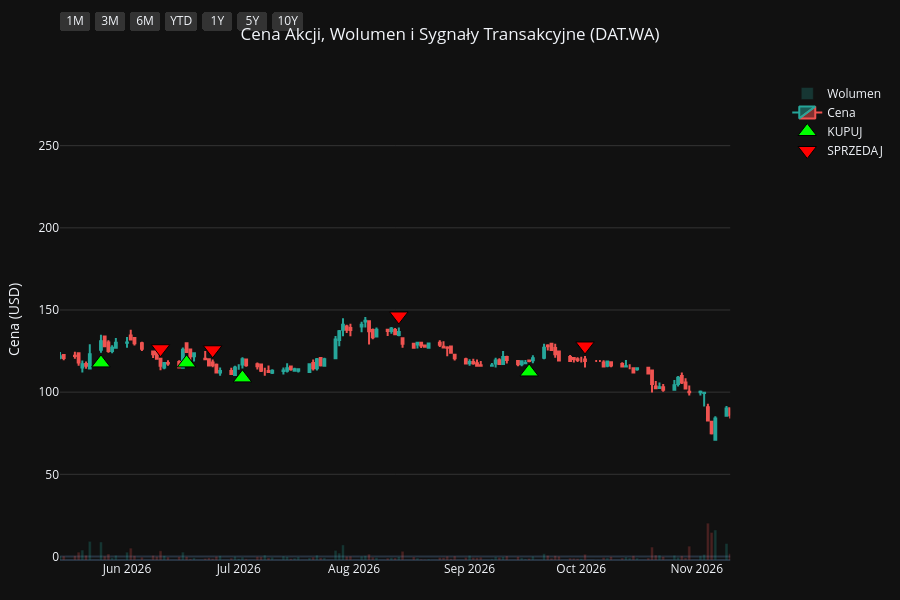
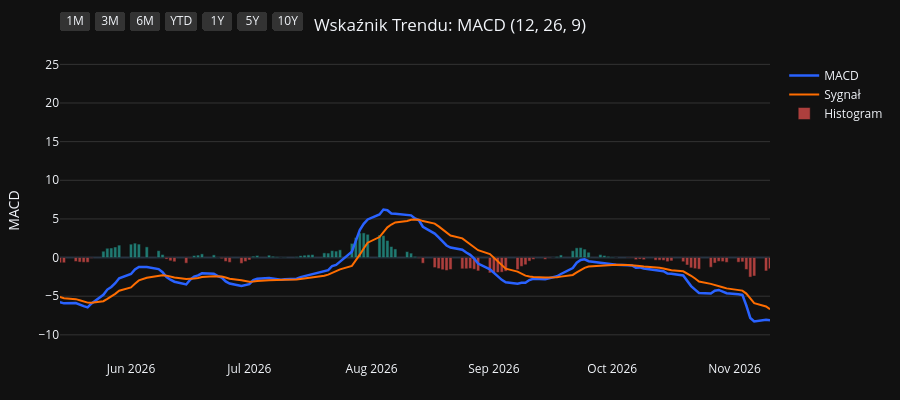
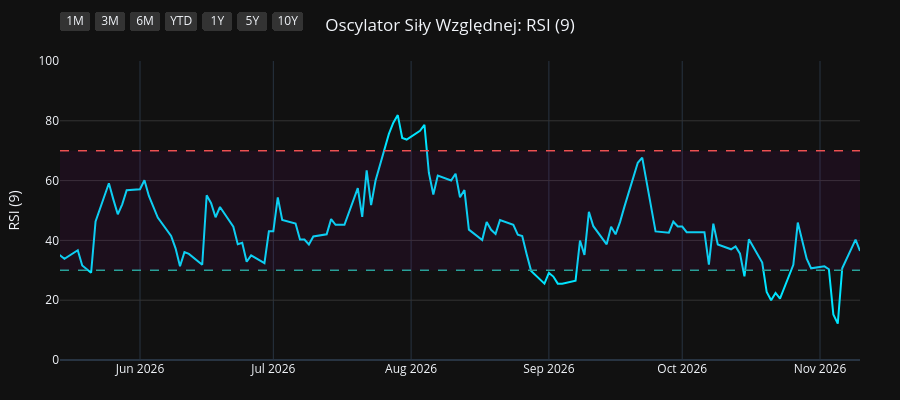
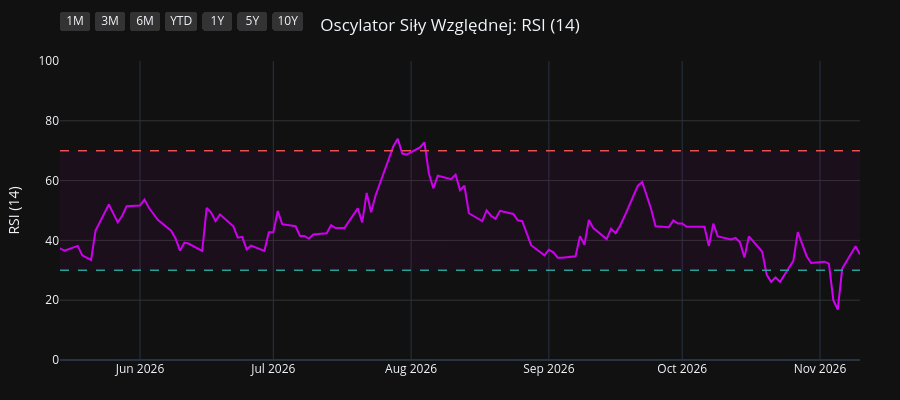

Notebook code for these charts, in order:
### Code cell
import os
import yfinance as yf
import pandas as pd
import pandas_ta as ta
import plotly.graph_objects as go
from plotly.subplots import make_subplots

# 1. Pobranie i przygotowanie danych
symbol = os.environ.get("STOCK_TICKER", "").strip().upper()
if not symbol:
    raise RuntimeError("Set STOCK_TICKER before running price_extractor.ipynb")
df = yf.Ticker(symbol).history(period="10y")
df.index = df.index.tz_localize(None)

# Wskaźniki i sygnały
df.ta.macd(fast=12, slow=26, signal=9, append=True)
df.ta.rsi(length=9, append=True)
df.ta.rsi(length=14, append=True)
df.ta.rsi(length=21, append=True)
df.dropna(inplace=True)

macd = df['MACD_12_26_9']
signal = df['MACDs_12_26_9']
wczorajszy_macd = macd.shift(1)
wczorajszy_signal = signal.shift(1)

df['Decyzja'] = 'BRAK'
df.loc[(macd > signal) & (wczorajszy_macd <= wczorajszy_signal), 'Decyzja'] = 'KUPUJ'
df.loc[(macd < signal) & (wczorajszy_macd >= wczorajszy_signal), 'Decyzja'] = 'SPRZEDAJ'

df_kupuj = df[df['Decyzja'] == 'KUPUJ']
df_sprzedaj = df[df['Decyzja'] == 'SPRZEDAJ']
df_dywidendy = df[df['Dividends'] > 0]
df_splity = df[df['Stock Splits'] > 0]

# Wspólna konfiguracja osi X
konfiguracja_osi_x = dict(
    type="date",
    showspikes=True, spikemode="across", spikesnap="cursor", spikedash="dot", spikecolor="#ffffff", spikethickness=1, hoverformat="%Y-%m-%d",
    rangeselector=dict(
        buttons=list([
            dict(count=1, label="1M", step="month", stepmode="backward"),
            dict(count=3, label="3M", step="month", stepmode="backward"),
            dict(count=6, label="6M", step="month", stepmode="backward"),
            dict(count=1, label="YTD", step="year", stepmode="todate"),
            dict(count=1, label="1Y", step="year", stepmode="backward"),
            dict(count=5, label="5Y", step="year", stepmode="backward"),
            dict(step="all", label="10Y")
        ]),
        bgcolor="#333333", activecolor="#2962ff", x=0, y=1.1
    )
)

# ==========================================
# WYKRES 1: CENA + WOLUMEN + SYGNAŁY
# ==========================================
fig1 = make_subplots(specs=[[{"secondary_y": True}]])

kolory_wolumenu = ['#26a69a' if row['Close'] >= row['Open'] else '#ef5350' for index, row in df.iterrows()]
fig1.add_trace(go.Bar(x=df.index, y=df['Volume'], marker_color=kolory_wolumenu, opacity=0.25, name='Wolumen'), secondary_y=True)
fig1.add_trace(go.Candlestick(x=df.index, open=df['Open'], high=df['High'], low=df['Low'], close=df['Close'], name='Cena', increasing_line_color='#26a69a', decreasing_line_color='#ef5350'), secondary_y=False)
fig1.add_trace(go.Scatter(x=df_kupuj.index, y=df_kupuj['Low'] * 0.95, customdata=df_kupuj[['Low', 'High']], mode='markers', marker=dict(symbol='triangle-up', size=16, color='#00ff00', line=dict(width=1, color='black')), name='KUPUJ', hovertemplate='KUPUJ<br>Najniższa: %{customdata[0]:.2f}<br>Najwyższa: %{customdata[1]:.2f}<extra></extra>'), secondary_y=False)
fig1.add_trace(go.Scatter(x=df_sprzedaj.index, y=df_sprzedaj['High'] * 1.05, customdata=df_sprzedaj[['Low', 'High']], mode='markers', marker=dict(symbol='triangle-down', size=16, color='#ff0000', line=dict(width=1, color='black')), name='SPRZEDAJ', hovertemplate='SPRZEDAJ<br>Najniższa: %{customdata[0]:.2f}<br>Najwyższa: %{customdata[1]:.2f}<extra></extra>'), secondary_y=False)

if not df_dywidendy.empty:
    fig1.add_trace(go.Scatter(x=df_dywidendy.index, y=df_dywidendy['Low'] * 0.90, mode='markers+text', marker=dict(symbol='circle', size=12, color='#29b6f6', line=dict(width=1, color='white')), text=df_dywidendy['Dividends'].apply(lambda x: f"{x}$"), textposition="bottom center", name='Dywidenda', showlegend=False, hovertemplate='Dywidenda: %{text}<extra></extra>', textfont=dict(color="#29b6f6")), secondary_y=False)
if not df_splity.empty:
                    fig1.add_trace(go.Scatter(x=df_splity.index, y=df_splity['High'], mode='markers+text', marker=dict(symbol='star', size=16, color='#ffee58', line=dict(width=1, color='black')), text=df_splity['Stock Splits'].apply(lambda x: f"{x:g}:1" if x >= 1 else f"1:{1 / x:g}"), textposition="top center", name='Split', hovertemplate='%{text}<extra></extra>', textfont=dict(color="#ffee58")), secondary_y=False)

fig1.update_layout(title=dict(text=f"Cena Akcji, Wolumen i Sygnały Transakcyjne ({symbol})", x=0.5, xanchor='center'), dragmode='pan', xaxis_rangeslider_visible=False, template='plotly_dark', height=600, hovermode='x unified', margin=dict(l=60, r=40, t=60, b=40))
fig1.update_xaxes(**konfiguracja_osi_x)
fig1.update_xaxes(range=[df.index.max() - pd.Timedelta(days=180), df.index.max()])
fig1.update_yaxes(title_text="Cena (USD)", secondary_y=False, gridcolor='#333333')
fig1.update_yaxes(range=[0, df['Volume'].max() * 4], showgrid=False, showticklabels=False, secondary_y=True)
fig1.show(config={'scrollZoom': True})

# ==========================================
# WYKRES 2: WSKAŹNIK MACD
# ==========================================
fig2 = go.Figure()
fig2.add_trace(go.Scatter(x=df.index, y=df['MACD_12_26_9'], line=dict(color='#2962ff', width=2.5), name='MACD'))
fig2.add_trace(go.Scatter(x=df.index, y=df['MACDs_12_26_9'], line=dict(color='#ff6d00', width=2), name='Sygnał'))
kolory_macd = ['#26a69a' if val >= 0 else '#ef5350' for val in df['MACDh_12_26_9']]
fig2.add_trace(go.Bar(x=df.index, y=df['MACDh_12_26_9'], marker_color=kolory_macd, name='Histogram', opacity=0.7))
fig2.update_layout(title=dict(text="Wskaźnik Trendu: MACD (12, 26, 9)", x=0.5, xanchor='center'), dragmode='pan', xaxis_rangeslider_visible=False, template='plotly_dark', height=400, hovermode='x unified', margin=dict(l=60, r=40, t=60, b=40))
fig2.update_xaxes(**konfiguracja_osi_x)
fig2.update_xaxes(range=[df.index.max() - pd.Timedelta(days=180), df.index.max()])
fig2.update_yaxes(title_text="MACD", gridcolor='#333333')
fig2.show(config={'scrollZoom': True})

# ==========================================
# WYKRES 3: OSCYLATOR RSI (9)
# ==========================================
fig3 = go.Figure()
fig3.add_trace(go.Scatter(x=df.index, y=df['RSI_9'], line=dict(color='#00e5ff', width=2), name='RSI (9)'))
fig3.add_hline(y=70, line_dash="dash", line_color="#ef5350", line_width=1.5)
fig3.add_hline(y=30, line_dash="dash", line_color="#26a69a", line_width=1.5)
fig3.add_hrect(y0=30, y1=70, line_width=0, fillcolor="purple", opacity=0.1)
fig3.update_layout(title=dict(text="Oscylator Siły Względnej: RSI (9)", x=0.5, xanchor='center'), dragmode='pan', xaxis_rangeslider_visible=False, template='plotly_dark', height=400, hovermode='x unified', margin=dict(l=60, r=40, t=60, b=40))
fig3.update_xaxes(**konfiguracja_osi_x)
fig3.update_xaxes(range=[df.index.max() - pd.Timedelta(days=180), df.index.max()])
fig3.update_yaxes(title_text="RSI (9)", range=[0, 100], gridcolor='#333333')
fig3.show(config={'scrollZoom': True})

# ==========================================
# WYKRES 4: OSCYLATOR RSI (14)
# ==========================================
fig4 = go.Figure()
fig4.add_trace(go.Scatter(x=df.index, y=df['RSI_14'], line=dict(color='#d500f9', width=2), name='RSI (14)'))
fig4.add_hline(y=70, line_dash="dash", line_color="#ef5350", line_width=1.5)
fig4.add_hline(y=30, line_dash="dash", line_color="#26a69a", line_width=1.5)
fig4.add_hrect(y0=30, y1=70, line_width=0, fillcolor="purple", opacity=0.1)
fig4.update_layout(title=dict(text="Oscylator Siły Względnej: RSI (14)", x=0.5, xanchor='center'), dragmode='pan', xaxis_rangeslider_visible=False, template='plotly_dark', height=400, hovermode='x unified', margin=dict(l=60, r=40, t=60, b=40))
fig4.update_xaxes(**konfiguracja_osi_x)
fig4.update_xaxes(range=[df.index.max() - pd.Timedelta(days=180), df.index.max()])
fig4.update_yaxes(title_text="RSI (14)", range=[0, 100], gridcolor='#333333')
fig4.show(config={'scrollZoom': True})

# ==========================================
# WYKRES 5: OSCYLATOR RSI (21)
# ==========================================
fig5 = go.Figure()
fig5.add_trace(go.Scatter(x=df.index, y=df['RSI_21'], line=dict(color='#64dd17', width=2), name='RSI (21)'))
fig5.add_hline(y=70, line_dash="dash", line_color="#ef5350", line_width=1.5)
fig5.add_hline(y=30, line_dash="dash", line_color="#26a69a", line_width=1.5)
fig5.add_hrect(y0=30, y1=70, line_width=0, fillcolor="purple", opacity=0.1)
fig5.update_layout(title=dict(text="Oscylator Siły Względnej: RSI (21)", x=0.5, xanchor='center'), dragmode='pan', xaxis_rangeslider_visible=False, template='plotly_dark', height=400, hovermode='x unified', margin=dict(l=60, r=40, t=60, b=40))
fig5.update_xaxes(**konfiguracja_osi_x)
fig5.update_xaxes(range=[df.index.max() - pd.Timedelta(days=180), df.index.max()])
fig5.update_yaxes(title_text="RSI (21)", range=[0, 100], gridcolor='#333333')
fig5.show(config={'scrollZoom': True})

### Figure 1 — Plotly figure (JSON) as saved in the notebook; plotly's stock layout.template omitted (floating-point values rounded to 4 significant figures; data arrays with more than 128 entries replaced by an {"elided": "..."} marker saying what was removed)
{"data": [{"marker": {"color": {"elided": "2506 str values"}}, "name": "Wolumen", "opacity": 0.25, "type": "bar", "x": {"elided": "2506 str values"}, "xaxis": "x", "y": {"elided": "2506 int values"}, "yaxis": "y2"}, {"close": {"elided": "2506 float values"}, "decreasing": {"line": {"color": "#ef5350"}}, "high": {"elided": "2506 float values"}, "increasing": {"line": {"color": "#26a69a"}}, "low": {"elided": "2506 float values"}, "name": "Cena", "open": {"elided": "2506 float values"}, "type": "candlestick", "x": {"elided": "2506 str values"}, "xaxis": "x", "yaxis": "y"}, {"customdata": {"elided": "102x2 float values"}, "hovertemplate": "KUPUJ<br>Najniższa: %{customdata[0]:.2f}<br>Najwyższa: %{customdata[1]:.2f}<extra></extra>", "marker": {"color": "#00ff00", "line": {"color": "black", "width": 1}, "size": 16, "symbol": "triangle-up"}, "mode": "markers", "name": "KUPUJ", "type": "scatter", "x": ["2017-01-05T00:00:00", "2017-02-23T00:00:00", "2017-05-10T00:00:00", "2017-06-22T00:00:00", "2017-06-26T00:00:00", "2017-07-19T00:00:00", "2017-09-11T00:00:00", "2017-11-23T00:00:00", "2017-12-08T00:00:00", "2018-01-17T00:00:00", "2018-02-07T00:00:00", "2018-02-28T00:00:00", "2018-03-07T00:00:00", "2018-04-09T00:00:00", "2018-04-30T00:00:00", "2018-06-12T00:00:00", "2018-07-17T00:00:00", "2018-07-23T00:00:00", "2018-07-31T00:00:00", "2018-08-29T00:00:00", "2018-10-03T00:00:00", "2018-11-05T00:00:00", "2018-12-04T00:00:00", "2018-12-24T00:00:00", "2019-01-09T00:00:00", "2019-01-25T00:00:00", "2019-02-25T00:00:00", "2019-03-18T00:00:00", "2019-04-03T00:00:00", "2019-05-22T00:00:00", "2019-06-05T00:00:00", "2019-08-19T00:00:00", "2019-09-23T00:00:00", "2019-09-25T00:00:00", "2019-10-16T00:00:00", "2019-11-08T00:00:00", "2019-12-06T00:00:00", "2019-12-17T00:00:00", "2020-02-17T00:00:00", "2020-03-27T00:00:00", "2020-06-05T00:00:00", "2020-07-31T00:00:00", "2020-09-25T00:00:00", "2020-11-04T00:00:00", "2021-01-05T00:00:00", "2021-02-10T00:00:00", "2021-03-01T00:00:00", "2021-03-10T00:00:00", "2021-05-20T00:00:00", "2021-07-26T00:00:00", "2021-08-30T00:00:00", "2021-09-23T00:00:00", "2021-10-18T00:00:00", "2021-12-27T00:00:00", "2022-02-09T00:00:00", "2022-02-18T00:00:00", "2022-03-03T00:00:00", "2022-03-09T00:00:00", "2022-05-05T00:00:00", "2022-06-09T00:00:00", "2022-06-23T00:00:00", "2022-07-18T00:00:00", "2022-10-07T00:00:00", "2022-10-31T00:00:00", "2022-12-20T00:00:00", "2023-01-02T00:00:00", "2023-02-02T00:00:00", "2023-03-28T00:00:00", "2023-04-13T00:00:00", "2023-06-19T00:00:00", "2023-06-30T00:00:00", "2023-07-28T00:00:00", "2023-10-04T00:00:00", "2023-11-23T00:00:00", "2024-02-06T00:00:00", "2024-03-12T00:00:00", "2024-05-27T00:00:00", "2024-07-08T00:00:00", "2024-08-23T00:00:00", "2024-09-30T00:00:00", "2024-10-14T00:00:00", "2024-11-19T00:00:00", "2024-12-30T00:00:00", "2025-02-12T00:00:00", "2025-03-19T00:00:00", "2025-04-04T00:00:00", "2025-05-30T00:00:00", "2025-06-20T00:00:00", "2025-07-03T00:00:00", "2025-08-11T00:00:00", "2025-09-01T00:00:00", "2025-09-29T00:00:00", "2025-10-28T00:00:00", "2025-11-07T00:00:00", "2025-11-20T00:00:00", "2025-12-02T00:00:00", "2026-01-29T00:00:00", "2026-04-10T00:00:00", "2026-05-25T00:00:00", "2026-06-17T00:00:00", "2026-07-02T00:00:00", "2026-09-17T00:00:00"], "xaxis": "x", "y": [31.92, 29.45, 25.88, 28.6, 27.55, 27.86, 30.36, 33.25, 31.35, 29.26, 26.12, 28.02, 27.55, 26.98, 24.13, 19.95, 24.51, 24.22, 26.12, 27.83, 26.12, 26.98, 23.27, 25.08, 23.37, 21.47, 19.1, 18.81, 18.57, 19.28, 20.14, 32.87, 40.85, 41.23, 50.73, 59.09, 49.78, 47.5, 53.96, 32.68, 79.42, 171.0, 161.5, 163.9, 184.3, 177.7, 183.3, 186.2, 162.3, 187.0, 175.9, 206.1, 226.1, 181.6, 169.1, 158.7, 144.6, 141.5, 169.1, 129.0, 118.8, 128.2, 126.1, 105.8, 90.0, 85.5, 74.5, 62.39, 55.73, 57.09, 54.82, 79.14, 46.55, 28.97, 33.68, 34.58, 61.56, 60.71, 40.9, 38.62, 35.82, 37.24, 49.88, 61.18, 60.04, 55.58, 89.88, 107.3, 116.4, 102.7, 93.3, 93.87, 88.54, 84.55, 84.55, 77.77, 145.4, 137.6, 117.8, 117.8, 108.7, 112.3], "yaxis": "y"}, {"customdata": {"elided": "102x2 float values"}, "hovertemplate": "SPRZEDAJ<br>Najniższa: %{customdata[0]:.2f}<br>Najwyższa: %{customdata[1]:.2f}<extra></extra>", "marker": {"color": "#ff0000", "line": {"color": "black", "width": 1}, "size": 16, "symbol": "triangle-down"}, "mode": "markers", "name": "SPRZEDAJ", "type": "scatter", "x": ["2017-01-18T00:00:00", "2017-03-23T00:00:00", "2017-06-05T00:00:00", "2017-06-23T00:00:00", "2017-07-04T00:00:00", "2017-08-18T00:00:00", "2017-10-05T00:00:00", "2017-11-28T00:00:00", "2018-01-05T00:00:00", "2018-02-01T00:00:00", "2018-02-21T00:00:00", "2018-03-06T00:00:00", "2018-03-19T00:00:00", "2018-04-23T00:00:00", "2018-05-15T00:00:00", "2018-07-11T00:00:00", "2018-07-20T00:00:00", "2018-07-25T00:00:00", "2018-08-24T00:00:00", "2018-08-31T00:00:00", "2018-10-22T00:00:00", "2018-11-13T00:00:00", "2018-12-19T00:00:00", "2018-12-27T00:00:00", "2019-01-10T00:00:00", "2019-02-07T00:00:00", "2019-03-14T00:00:00", "2019-04-01T00:00:00", "2019-04-25T00:00:00", "2019-05-23T00:00:00", "2019-07-12T00:00:00", "2019-09-19T00:00:00", "2019-09-24T00:00:00", "2019-10-14T00:00:00", "2019-10-25T00:00:00", "2019-11-12T00:00:00", "2019-12-10T00:00:00", "2020-01-16T00:00:00", "2020-02-26T00:00:00", "2020-05-20T00:00:00", "2020-07-06T00:00:00", "2020-08-13T00:00:00", "2020-10-14T00:00:00", "2020-12-02T00:00:00", "2021-01-11T00:00:00", "2021-02-26T00:00:00", "2021-03-05T00:00:00", "2021-03-18T00:00:00", "2021-07-14T00:00:00", "2021-07-29T00:00:00", "2021-09-21T00:00:00", "2021-10-05T00:00:00", "2021-10-22T00:00:00", "2022-01-21T00:00:00", "2022-02-17T00:00:00", "2022-02-21T00:00:00", "2022-03-08T00:00:00", "2022-04-05T00:00:00", "2022-05-09T00:00:00", "2022-06-20T00:00:00", "2022-07-11T00:00:00", "2022-08-18T00:00:00", "2022-10-10T00:00:00", "2022-11-28T00:00:00", "2022-12-27T00:00:00", "2023-01-18T00:00:00", "2023-03-03T00:00:00", "2023-03-30T00:00:00", "2023-05-15T00:00:00", "2023-06-20T00:00:00", "2023-07-21T00:00:00", "2023-07-31T00:00:00", "2023-11-03T00:00:00", "2024-01-17T00:00:00", "2024-02-26T00:00:00", "2024-04-18T00:00:00", "2024-06-11T00:00:00", "2024-07-16T00:00:00", "2024-09-17T00:00:00", "2024-10-08T00:00:00", "2024-11-15T00:00:00", "2024-12-11T00:00:00", "2025-01-17T00:00:00", "2025-02-21T00:00:00", "2025-03-20T00:00:00", "2025-05-13T00:00:00", "2025-06-16T00:00:00", "2025-06-26T00:00:00", "2025-07-08T00:00:00", "2025-08-13T00:00:00", "2025-09-22T00:00:00", "2025-10-14T00:00:00", "2025-11-04T00:00:00", "2025-11-19T00:00:00", "2025-11-21T00:00:00", "2026-01-27T00:00:00", "2026-02-05T00:00:00", "2026-04-21T00:00:00", "2026-06-10T00:00:00", "2026-06-24T00:00:00", "2026-08-13T00:00:00", "2026-10-02T00:00:00"], "xaxis": "x", "y": [36.73, 37.38, 32.97, 32.84, 31.49, 35.83, 41.4, 37.26, 33.08, 31.81, 32.55, 30.66, 31.19, 28.88, 27.93, 26.14, 28.98, 28.98, 31.5, 31.71, 31.29, 29.93, 27.83, 27.83, 27.3, 23.94, 21.53, 21.0, 22.89, 20.79, 39.27, 44.62, 51.24, 56.7, 63.0, 68.25, 54.39, 58.17, 60.06, 81.9, 172.7, 231.0, 210.0, 211.1, 207.9, 202.1, 208.4, 212.1, 201.6, 207.5, 225.8, 248.3, 269.9, 212.1, 186.1, 182.7, 164.6, 199.9, 183.7, 135.3, 139.7, 174.7, 148.1, 119.7, 99.2, 90.27, 84.0, 63.74, 73.82, 64.05, 84.84, 90.62, 50.93, 41.05, 40.79, 71.4, 69.93, 68.46, 45.89, 41.69, 38.85, 49.09, 65.41, 70.67, 67.62, 96.04, 114.5, 124.3, 133.6, 111.3, 105.0, 103.2, 96.92, 94.52, 94.89, 152.1, 168.0, 150.2, 126.4, 125.8, 146.4, 128.1], "yaxis": "y"}], "layout": {"dragmode": "pan", "height": 600, "hovermode": "x unified", "margin": {"b": 40, "l": 60, "r": 40, "t": 60}, "title": {"text": "Cena Akcji, Wolumen i Sygnały Transakcyjne (DAT.WA)", "x": 0.5, "xanchor": "center"}, "xaxis": {"anchor": "y", "domain": [0.0, 0.94], "hoverformat": "%Y-%m-%d", "range": ["2026-05-14T00:00:00", "2026-11-10T00:00:00"], "rangeselector": {"activecolor": "#2962ff", "bgcolor": "#333333", "buttons": [{"count": 1, "label": "1M", "step": "month", "stepmode": "backward"}, {"count": 3, "label": "3M", "step": "month", "stepmode": "backward"}, {"count": 6, "label": "6M", "step": "month", "stepmode": "backward"}, {"count": 1, "label": "YTD", "step": "year", "stepmode": "todate"}, {"count": 1, "label": "1Y", "step": "year", "stepmode": "backward"}, {"count": 5, "label": "5Y", "step": "year", "stepmode": "backward"}, {"label": "10Y", "step": "all"}], "x": 0, "y": 1.1}, "rangeslider": {"visible": false}, "showspikes": true, "spikecolor": "#ffffff", "spikedash": "dot", "spikemode": "across", "spikesnap": "cursor", "spikethickness": 1, "type": "date"}, "yaxis": {"anchor": "x", "domain": [0.0, 1.0], "gridcolor": "#333333", "title": {"text": "Cena (USD)"}}, "yaxis2": {"anchor": "x", "overlaying": "y", "range": [0, 1239884], "showgrid": false, "showticklabels": false, "side": "right"}}}

### Figure 2 — Plotly figure (JSON) as saved in the notebook; plotly's stock layout.template omitted (floating-point values rounded to 4 significant figures; data arrays with more than 128 entries replaced by an {"elided": "..."} marker saying what was removed)
{"data": [{"line": {"color": "#2962ff", "width": 2.5}, "name": "MACD", "type": "scatter", "x": {"elided": "2506 str values"}, "y": {"elided": "2506 float values"}}, {"line": {"color": "#ff6d00", "width": 2}, "name": "Sygnał", "type": "scatter", "x": {"elided": "2506 str values"}, "y": {"elided": "2506 float values"}}, {"marker": {"color": {"elided": "2506 str values"}}, "name": "Histogram", "opacity": 0.7, "type": "bar", "x": {"elided": "2506 str values"}, "y": {"elided": "2506 float values"}}], "layout": {"dragmode": "pan", "height": 400, "hovermode": "x unified", "margin": {"b": 40, "l": 60, "r": 40, "t": 60}, "title": {"text": "Wskaźnik Trendu: MACD (12, 26, 9)", "x": 0.5, "xanchor": "center"}, "xaxis": {"hoverformat": "%Y-%m-%d", "range": ["2026-05-14T00:00:00", "2026-11-10T00:00:00"], "rangeselector": {"activecolor": "#2962ff", "bgcolor": "#333333", "buttons": [{"count": 1, "label": "1M", "step": "month", "stepmode": "backward"}, {"count": 3, "label": "3M", "step": "month", "stepmode": "backward"}, {"count": 6, "label": "6M", "step": "month", "stepmode": "backward"}, {"count": 1, "label": "YTD", "step": "year", "stepmode": "todate"}, {"count": 1, "label": "1Y", "step": "year", "stepmode": "backward"}, {"count": 5, "label": "5Y", "step": "year", "stepmode": "backward"}, {"label": "10Y", "step": "all"}], "x": 0, "y": 1.1}, "rangeslider": {"visible": false}, "showspikes": true, "spikecolor": "#ffffff", "spikedash": "dot", "spikemode": "across", "spikesnap": "cursor", "spikethickness": 1, "type": "date"}, "yaxis": {"gridcolor": "#333333", "title": {"text": "MACD"}}}}

### Figure 3 — Plotly figure (JSON) as saved in the notebook; plotly's stock layout.template omitted (floating-point values rounded to 4 significant figures; data arrays with more than 128 entries replaced by an {"elided": "..."} marker saying what was removed)
{"data": [{"line": {"color": "#00e5ff", "width": 2}, "name": "RSI (9)", "type": "scatter", "x": {"elided": "2506 str values"}, "y": {"elided": "2506 float values"}}], "layout": {"dragmode": "pan", "height": 400, "hovermode": "x unified", "margin": {"b": 40, "l": 60, "r": 40, "t": 60}, "shapes": [{"line": {"color": "#ef5350", "dash": "dash", "width": 1.5}, "type": "line", "x0": 0, "x1": 1, "xref": "x domain", "y0": 70, "y1": 70, "yref": "y"}, {"line": {"color": "#26a69a", "dash": "dash", "width": 1.5}, "type": "line", "x0": 0, "x1": 1, "xref": "x domain", "y0": 30, "y1": 30, "yref": "y"}, {"fillcolor": "purple", "line": {"width": 0}, "opacity": 0.1, "type": "rect", "x0": 0, "x1": 1, "xref": "x domain", "y0": 30, "y1": 70, "yref": "y"}], "title": {"text": "Oscylator Siły Względnej: RSI (9)", "x": 0.5, "xanchor": "center"}, "xaxis": {"hoverformat": "%Y-%m-%d", "range": ["2026-05-14T00:00:00", "2026-11-10T00:00:00"], "rangeselector": {"activecolor": "#2962ff", "bgcolor": "#333333", "buttons": [{"count": 1, "label": "1M", "step": "month", "stepmode": "backward"}, {"count": 3, "label": "3M", "step": "month", "stepmode": "backward"}, {"count": 6, "label": "6M", "step": "month", "stepmode": "backward"}, {"count": 1, "label": "YTD", "step": "year", "stepmode": "todate"}, {"count": 1, "label": "1Y", "step": "year", "stepmode": "backward"}, {"count": 5, "label": "5Y", "step": "year", "stepmode": "backward"}, {"label": "10Y", "step": "all"}], "x": 0, "y": 1.1}, "rangeslider": {"visible": false}, "showspikes": true, "spikecolor": "#ffffff", "spikedash": "dot", "spikemode": "across", "spikesnap": "cursor", "spikethickness": 1, "type": "date"}, "yaxis": {"gridcolor": "#333333", "range": [0, 100], "title": {"text": "RSI (9)"}}}}

### Figure 4 — Plotly figure (JSON) as saved in the notebook; plotly's stock layout.template omitted (floating-point values rounded to 4 significant figures; data arrays with more than 128 entries replaced by an {"elided": "..."} marker saying what was removed)
{"data": [{"line": {"color": "#d500f9", "width": 2}, "name": "RSI (14)", "type": "scatter", "x": {"elided": "2506 str values"}, "y": {"elided": "2506 float values"}}], "layout": {"dragmode": "pan", "height": 400, "hovermode": "x unified", "margin": {"b": 40, "l": 60, "r": 40, "t": 60}, "shapes": [{"line": {"color": "#ef5350", "dash": "dash", "width": 1.5}, "type": "line", "x0": 0, "x1": 1, "xref": "x domain", "y0": 70, "y1": 70, "yref": "y"}, {"line": {"color": "#26a69a", "dash": "dash", "width": 1.5}, "type": "line", "x0": 0, "x1": 1, "xref": "x domain", "y0": 30, "y1": 30, "yref": "y"}, {"fillcolor": "purple", "line": {"width": 0}, "opacity": 0.1, "type": "rect", "x0": 0, "x1": 1, "xref": "x domain", "y0": 30, "y1": 70, "yref": "y"}], "title": {"text": "Oscylator Siły Względnej: RSI (14)", "x": 0.5, "xanchor": "center"}, "xaxis": {"hoverformat": "%Y-%m-%d", "range": ["2026-05-14T00:00:00", "2026-11-10T00:00:00"], "rangeselector": {"activecolor": "#2962ff", "bgcolor": "#333333", "buttons": [{"count": 1, "label": "1M", "step": "month", "stepmode": "backward"}, {"count": 3, "label": "3M", "step": "month", "stepmode": "backward"}, {"count": 6, "label": "6M", "step": "month", "stepmode": "backward"}, {"count": 1, "label": "YTD", "step": "year", "stepmode": "todate"}, {"count": 1, "label": "1Y", "step": "year", "stepmode": "backward"}, {"count": 5, "label": "5Y", "step": "year", "stepmode": "backward"}, {"label": "10Y", "step": "all"}], "x": 0, "y": 1.1}, "rangeslider": {"visible": false}, "showspikes": true, "spikecolor": "#ffffff", "spikedash": "dot", "spikemode": "across", "spikesnap": "cursor", "spikethickness": 1, "type": "date"}, "yaxis": {"gridcolor": "#333333", "range": [0, 100], "title": {"text": "RSI (14)"}}}}
